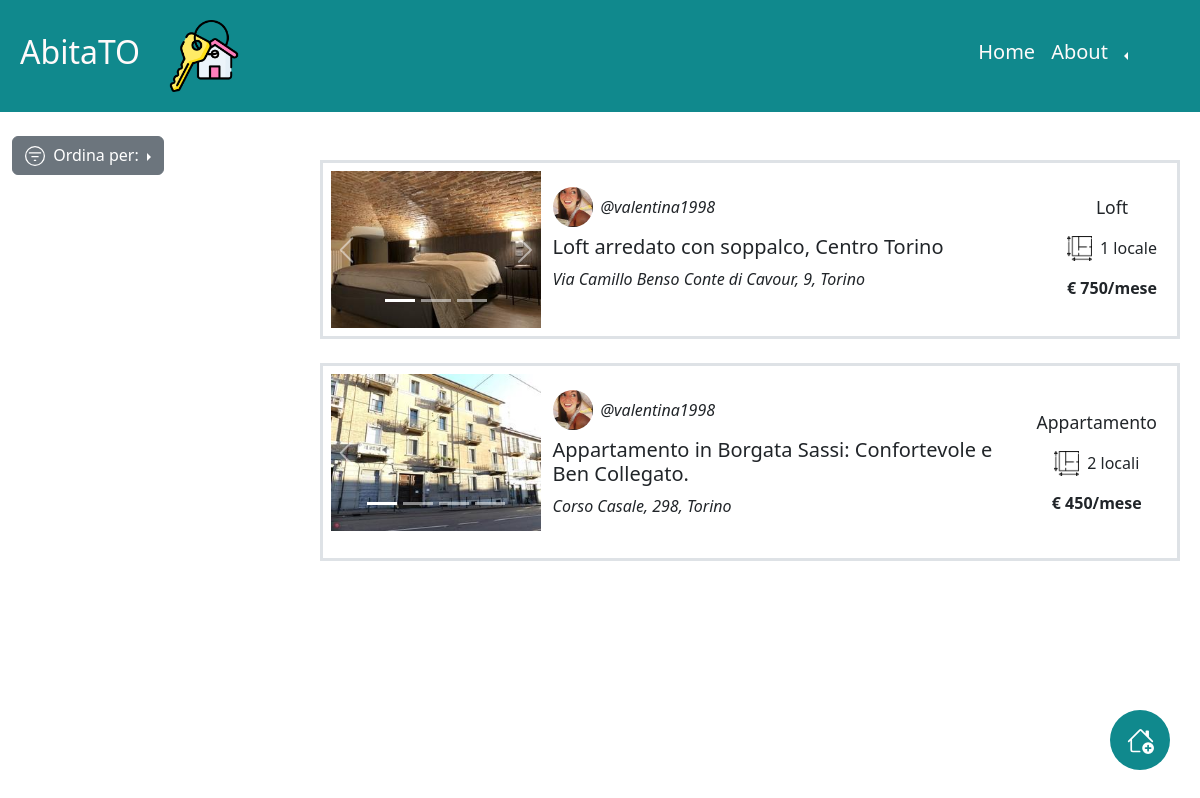
Page / (signed in) on the committed database.
### tables this page shows
CREATE TABLE "foto" (
	"nome_file"	TEXT NOT NULL,
	"ID_annuncio"	INTEGER NOT NULL,
	PRIMARY KEY("nome_file"),
	FOREIGN KEY("ID_annuncio") REFERENCES "annunci"("ID_annuncio")
);

CREATE TABLE "annunci" (
	"ID_annuncio"	INTEGER NOT NULL,
	"Locali"	INTEGER NOT NULL,
	"Disponibile"	INTEGER NOT NULL,
	"Tipo_casa"	TEXT NOT NULL,
	"Titolo"	TEXT NOT NULL,
	"Arredo"	INTEGER NOT NULL,
	"Prezzo"	INTEGER NOT NULL,
	"Descrizione"	TEXT NOT NULL,
	"Indirizzo"	TEXT NOT NULL,
	"id_locatore"	INTEGER NOT NULL,
	PRIMARY KEY("ID_annuncio" AUTOINCREMENT),
	FOREIGN KEY("id_locatore") REFERENCES "utenti"("User_id")
);

CREATE TABLE "utenti" (
	"Mail_utente"	TEXT NOT NULL UNIQUE,
	"Username"	TEXT NOT NULL UNIQUE,
	"Password"	TEXT NOT NULL,
	"Tipo"	INTEGER NOT NULL,
	"Img_prof"	TEXT,
	"User_id"	INTEGER NOT NULL,
	PRIMARY KEY("User_id" AUTOINCREMENT)
);

### app.py (the view)
@app.route('/')
def home():
    room_order=0 #0= price order; 1=room order
    if current_user.is_authenticated:
        if current_user.tipo == 1:
                posts_result = annunci_dao.get_available_posts_desc_price(current_user.id) #doesn't show the landlord's post
        else:
                posts_result = annunci_dao.get_available_posts_desc_price('') #shows all posts
    else:
            posts_result = annunci_dao.get_available_posts_desc_price('')
    posts_db = [dict(row) for row in posts_result] #it's a list of dict, where each dict is a post
    for post in posts_db:
        photos_result=foto_dao.get_photos_by_PostID(post['ID_annuncio'])
        photos_db = []
        for row in photos_result:
            photos_db.append(row['nome_file'])
        post['Photos']=photos_db
    return render_template("home.html", posts=posts_db, room_order=room_order)

### annunci_dao.py (called while the page is built)
def get_available_posts_desc_price(ID_utente): #gets available posts ordered by desc price. Do NOT gets the posts of the landlord
    conn = sqlite3.connect('db/db_affitti.db')
    conn.row_factory = sqlite3.Row
    cursor = conn.cursor()
    sql = 'SELECT * FROM annunci a, utenti u WHERE a.disponibile=1 AND u.User_id=a.id_locatore AND a.id_locatore != ? ORDER BY a.prezzo DESC'
    cursor.execute(sql, (ID_utente,))
    posts = cursor.fetchall()
    cursor.close()
    conn.close()
    return posts

### app.py (called while the page is built)
@login_manager.user_loader
def load_user(user_id):
    db_user = utenti_dao.get_user_by_id(user_id)
    if db_user is not None:
        user = User(mail_utente=db_user['Mail_utente'], username=db_user['Username'], password=db_user['Password'], tipo=db_user['Tipo'], img_prof=db_user['Img_prof'], id=db_user['User_id'])
    else:
        user = None
    return user

### foto_dao.py (called while the page is built)
def get_photos_by_PostID(ID_post): #gets all the photos of a single post
    conn = sqlite3.connect('db/db_affitti.db')
    conn.row_factory = sqlite3.Row
    cursor = conn.cursor()
    sql = 'SELECT nome_file FROM foto WHERE ID_annuncio = ?'
    cursor.execute(sql,(ID_post,))
    photos = cursor.fetchall()
    cursor.close()
    conn.close()
    return photos

### utenti_dao.py (called while the page is built)
def get_user_by_id(user_id): #gets the user with the given username
    conn = sqlite3.connect('db/db_affitti.db')
    conn.row_factory = sqlite3.Row
    cursor = conn.cursor()
    sql = 'SELECT * FROM utenti WHERE user_id = ?'
    cursor.execute(sql, (user_id,))
    user = cursor.fetchone()
    cursor.close()
    conn.close()
    return user

### templates/home.html (shortened to what this page needs)
{% extends "base.html" %}
{% block home_active %}active{% endblock %}
{% block content %}
<aside id="myaside" class="col-lg-3 col-md-12">
  <div class="btn-group dropend">
    <button type="button" class="btn btn-secondary dropdown-toggle" data-bs-toggle="dropdown" aria-expanded="false">
      Ordina per:
    </button>
  </div>
</aside>
<main class="col-lg-9 col-md-12">
  {%if posts%}
  {% for post in posts %}
  <article class="row border border-3 p-2 mx-2 my-4">
    <div class="col-lg-3 col-md-6 col-sm-12 px-0">
      <div id="carouselExampleIndicators{{post.ID_annuncio}}" class="carousel slide">
        <div class="carousel-indicators">
          {%for photo in post.Photos%}
          {%if loop.index==1%}
          <button type="button" data-bs-target="#carouselExampleIndicators{{post.ID_annuncio}}" data-bs-slide-to="{{loop.index-1}}" class="active" aria-current="true" aria-label="Slide {{loop.index}}"></button>
          {%else%}
          <button type="button" data-bs-target="#carouselExampleIndicators{{post.ID_annuncio}}" data-bs-slide-to="{{loop.index-1}}" aria-label="Slide {{loop.index}}"></button>
          {%endif%}
          {%endfor%}
        </div>
        <div class="carousel-inner">
          {%for photo in post.Photos%}
          <div class="carousel-item {%if loop.index==1%} active{%endif%}">
            <a href="{{url_for('single_post', ID_annuncio=post.ID_annuncio)}}"><img src="{{ url_for('static', filename= photo ) }}" class="d-block w-100" alt="Questa è un immagine dell'annuncio"></a>
          </div>
          {%endfor%}
        </div>
        <button class="carousel-control-prev" type="button" data-bs-target="#carouselExampleIndicators{{post.ID_annuncio}}" data-bs-slide="prev">
          <span class="carousel-control-prev-icon" aria-hidden="true"></span>
        </button>
        <button class="carousel-control-next" type="button" data-bs-target="#carouselExampleIndicators{{post.ID_annuncio}}" data-bs-slide="next">
          <span class="carousel-control-next-icon" aria-hidden="true"></span>
        </button>
      </div>
    </div>
    <div class="col-lg-9 col-md-6 col-sm-12">
      <section class="mt-2">
        <div class="d-flex flex-row justify-content-between">
          <div class="d-flex flex-column justify-content-start">
              <div class="d-flex align-items-center">
                <img class="usrimg rounded-circle" src="{{ url_for('static', filename=post.Img_prof) }}"
                alt="Questa è l'immagine dell'utente {{ post.Username |e }}">
                <p class="fs-6 fst-italic pb-0 mb-0 d-flex align-items-center">@{{post.Username |e}}</p>
              </div>
              <h5 class="mt-auto"><a class="link link-dark link-offset-2 link-underline-dark link-underline-opacity-0 link-underline-opacity-50-hover" aria-current="page"
                            href="{{url_for('single_post', ID_annuncio=post.ID_annuncio)}}">{{post.Titolo}}</a></h5>
              <p class="fw-medium fst-italic pb-3">{{ post.Indirizzo |e }}</p>
          </div>
          <div class="flex-shrink-0 d-flex flex-column justify-content-center ms-2" id="myPostRightAside">
            <p class="myTypeText d-flex justify-content-center">{{post.Tipo_casa}}</p>
            <div class="fs-6 d-flex justify-content-center">
              <img class="myRoomsIcon me-2" src="{{ url_for('static', filename='rooms_icon.png') }}" alt="Numero di locali" title="Numbero di locali">
              <p>{{post.Locali}}{% if post.Locali==5%}+{%endif%} local{% if post.Locali==1%}e{%else%}i{%endif%}</p>
            </div>
            <div class="d-flex flex-row justify-content-center align-items-center mb-2 fw-bold">
              <p class="fs-6 pb-0 mb-0">€ {{post.Prezzo}}/mese </p>
            </div>
          </div>
        </div>
      </section>
    </div>
  </article>
  {% endfor %}
  {%endif%}
</main>
{% if current_user.is_authenticated%}
{% if current_user.tipo==1%}
<button type="button" class="mybutton" data-bs-toggle="modal" data-bs-target="#createModal">
</button>
{% endif %}
{% endif %}
{% endblock %}

### static/style.css (style rules this page uses)
.mybutton { background-color: #10898d; border: none; border-radius: 50%; bottom: 30px; color: white; height: 60px; position: fixed; right: 30px; text-align: center; text-decoration: none; vertical-align: middle; width: 60px; }
#myFilterIcon { margin-bottom: 0.10rem; }
.usrimg { display: inline; height: 40px; vertical-align: middle; margin: 0.5rem 0.5rem 0.5rem 0rem; }
.myTypeText { font-size: 1.1rem; }
.myRoomsIcon { display: inline; height: 25px; vertical-align: middle; }
#myPostRightAside { flex-shrink: 0; }

### rows in the picture
annunci: Username (picture), Username "valentina1998", Titolo "Loft arredato con soppalco, Centro Torino", Indirizzo "Via Camillo Benso Conte di Cavour, 9, Torino", Tipo_casa "Loft", Locali "1", Prezzo "750"
foto: nome_file (picture)
annunci: Username (picture), Username "valentina1998", Titolo "Appartamento in Borgata Sassi: Confortevole e Ben Collegato.", Indirizzo "Corso Casale, 298, Torino", Tipo_casa "Appartamento", Locali "2", Prezzo "450"
foto: nome_file (picture)
